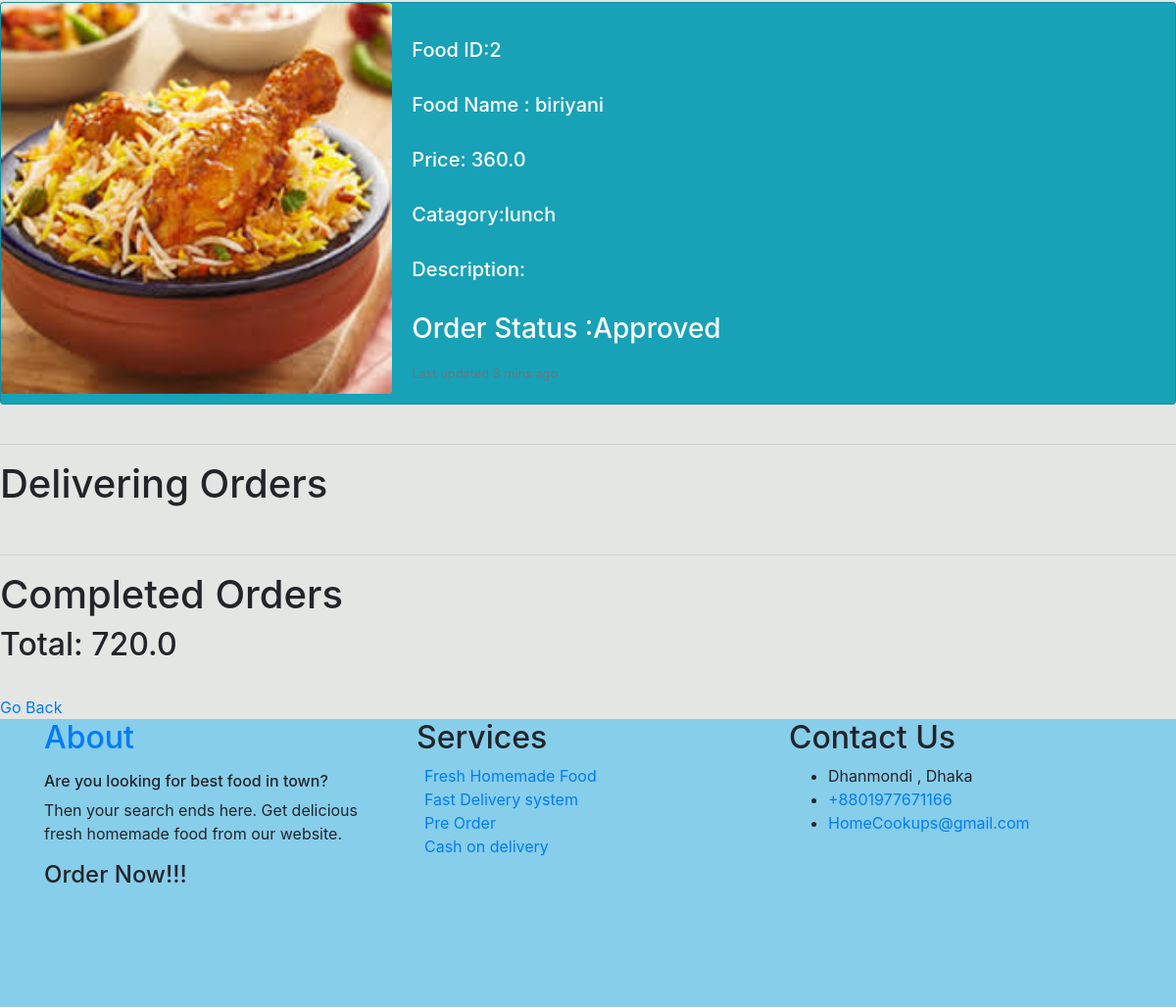
Page /myOrder/ (signed in, lower part) on the earlier database version.
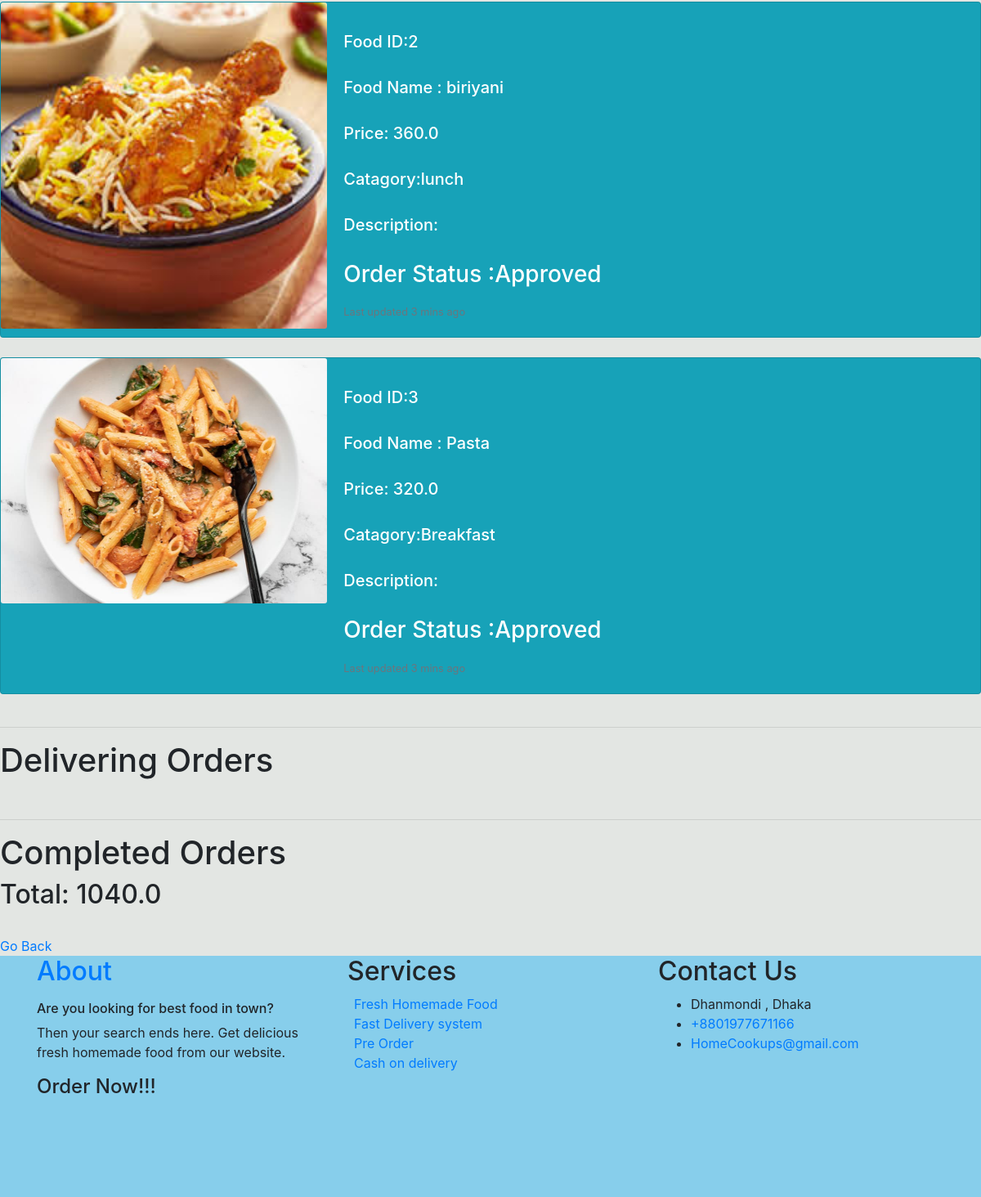
Same page on the later database version.
### OrderManagement/models.py (models this page shows, shortened)
class Order(models.Model):
    STATUS_CHOICES = (
        ('Pending', 'Pending'),
        ('Approved', 'Approved'),
        ('Delivering', 'Delivering'),
        ('Completed', 'Completed')
    )
    status = models.CharField(max_length=30, choices=STATUS_CHOICES, default='Pending')
    PAYMENT_CHOICES = (
        ('Bkash', 'Bkash'),
        ('Rocket', 'Rocket'),
        ('Payment on delivery', 'Payment on delivery')
    )
    payment_options = models.CharField(max_length=50, choices=PAYMENT_CHOICES, default='Payment on delivery')
    is_paid = models.BooleanField(default=False)
    transaction_id = models.CharField(max_length=30, null=True, blank=True)
    food = models.ForeignKey(Food, on_delete=models.SET_NULL, null=True)
    user = models.ForeignKey(User, on_delete=models.SET_NULL, null=True, blank=True)

### FoodManagement/models.py (models this page shows, shortened)
class Food(models.Model):
    Food_Name = models.CharField(max_length=200)
    Food_Price = models.FloatField(max_length=200)
    Food_Category = models.CharField(max_length=50)
    Food_Image = models.ImageField(upload_to='Foods/images/',blank=True, default="images/default.jpg")
    merchant = models.ForeignKey(Merchant,on_delete=models.SET_NULL,null=True)
    user = models.ForeignKey(User, on_delete=models.SET_NULL, null=True, blank=True)
    reviews = models.ManyToManyField(Review)

### OrderManagement/views.py (the view)
# urls.py: path('myOrder/', order_views.my_orders, name='my-order'),
@login_required
def my_orders(request):
    orders = Order(user=request.user)
    try:
        orders = Order.objects.filter(user=request.user)
        order_status = True
    except orders.DoesNotExist:
        orders = Order(user=request.user)
        order_status = False
    total = 0.0
    for order in orders:
        total += order.food.Food_Price
    context = {
        'orders': orders,
        'order_status': order_status,
        'total' : total
    }
    return render(request, 'OrderManagement/Order.html', context)

### templates/OrderManagement/Order.html (shortened to what this page needs)
{% extends 'customer_base.html' %}
{% block content  %}
    {% if order_status == True %}
        {% for order in orders %}
            {% if order.status == 'Pending' %}
                <br>
            {% endif %}
        {% endfor %}
        <br>
        {% for order in orders %}
            {% if order.status == 'Approved' %}
                <br>
               <div class="card text-white bg-info mb-2`" >
                  <div class="row no-gutters">
                    <div class="col-md-4">
                      <img src="{{ order.food.Food_Image.url }}" class="card-img" alt="...">
                    </div>
                    <div class="col-md-8">
                      <div class="card-body">
                        <p class="card-text">
                          <h5>Food ID:{{ order.food.id }}</h5> <br>
                            <h5>Food Name : {{ order.food.Food_Name }}</h5><br>
                          <h5>Price: {{ order.food.Food_Price }}</h5> <br>
                          <h5> Catagory:{{ order.food.Food_Category }}</h5> <br>
                          <h5>Description: {{ order.food.Food_Desc}}</h5> <br>
                            <h3>Order Status :{{ order.status }} </h3>
                        </p>
                        <p class="card-text"><small class="text-muted">Last updated 3 mins ago</small></p>
                      </div>
                    </div>
                  </div>
                </div>
            {% endif %}
        {% endfor %}
        <br>
        <hr>
        <h1>Delivering Orders</h1>
        <br>
        <hr>
        <h1>Completed Orders</h1>
    <h2>Total: {{ total }}</h2>
    {% else %}
        <h2>Total: 0.00</h2>
    {% endif %}
{% endblock content %}

Differences in the rows shown:
added Order: food.Food_Image (picture), food.id "3", food.Food_Name "Pasta", food.Food_Price "320.0", food.Food_Category "Breakfast", status "Approved"
Other differences:
{{ total }}: "720.0" → "1040.0"
